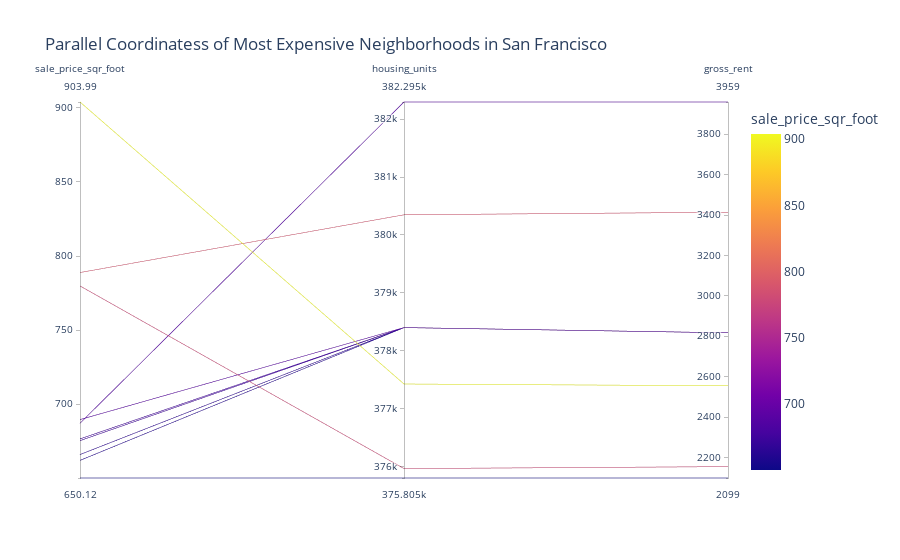

Notebook cell for this chart:
### Code cell
# Parallel Coordinates Plot
px.parallel_coordinates(
    top_ten_most_expensive_df,
    color="sale_price_sqr_foot",
    title="Parallel Coordinatess of Most Expensive Neighborhoods in San Francisco"

)

### Figure 1 — Plotly figure (JSON) as saved in the notebook; plotly's stock layout.template omitted (floating-point values rounded to 4 significant figures)
{"data": [{"dimensions": [{"label": "sale_price_sqr_foot", "values": [904.0, 788.8, 779.8, 689.6, 687.1, 676.5, 675.4, 666.0, 662.0, 650.1]}, {"label": "housing_units", "values": [377400.0, 380348, 376000.0, 378401, 382295, 378401, 378401, 378401, 378401, 375805]}, {"label": "gross_rent", "values": [2555.0, 3414, 2155.0, 2817.0, 3959, 2817.0, 2817.0, 2817.0, 2817.0, 2099]}], "domain": {"x": [0, 1], "y": [0, 1]}, "line": {"color": [904.0, 788.8, 779.8, 689.6, 687.1, 676.5, 675.4, 666.0, 662.0, 650.1], "coloraxis": "coloraxis"}, "name": "", "type": "parcoords"}], "layout": {"coloraxis": {"colorbar": {"title": {"text": "sale_price_sqr_foot"}}, "colorscale": [[0, "#0d0887"], [0.1111, "#46039f"], [0.2222, "#7201a8"], [0.3333, "#9c179e"], [0.4444, "#bd3786"], [0.5556, "#d8576b"], [0.6667, "#ed7953"], [0.7778, "#fb9f3a"], [0.8889, "#fdca26"], [1, "#f0f921"]]}, "legend": {"tracegroupgap": 0}, "title": {"text": "Parallel Coordinatess of Most Expensive Neighborhoods in San Francisco"}}}
